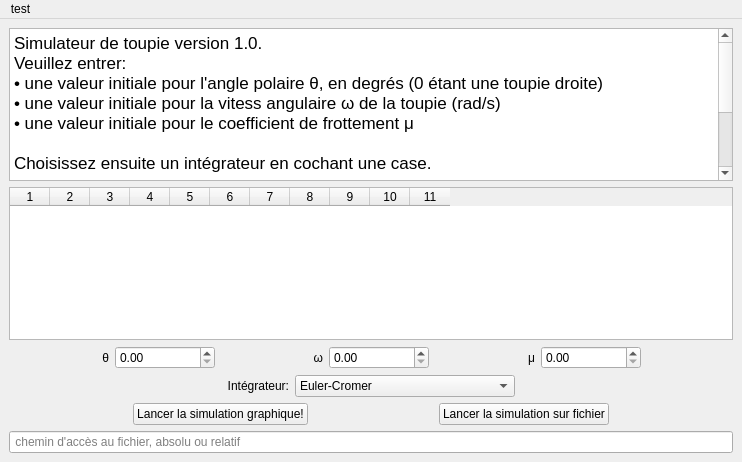
<?xml version="1.0" encoding="UTF-8"?>
<ui version="4.0">
 <class>MainWindow</class>
 <widget class="QMainWindow" name="MainWindow">
  <property name="geometry">
   <rect>
    <x>0</x>
    <y>0</y>
    <width>742</width>
    <height>462</height>
   </rect>
  </property>
  <property name="windowTitle">
   <string>Simulateur de Toupie</string>
  </property>
  <widget class="QWidget" name="centralwidget">
   <layout class="QVBoxLayout" name="verticalLayout">
    <item>
     <widget class="QTextBrowser" name="Description">
      <property name="html">
       <string>&lt;!DOCTYPE HTML PUBLIC &quot;-//W3C//DTD HTML 4.0//EN&quot; &quot;http://www.w3.org/TR/REC-html40/strict.dtd&quot;&gt;
&lt;html&gt;&lt;head&gt;&lt;meta name=&quot;qrichtext&quot; content=&quot;1&quot; /&gt;&lt;style type=&quot;text/css&quot;&gt;
p, li { white-space: pre-wrap; }
&lt;/style&gt;&lt;/head&gt;&lt;body style=&quot; font-family:'.AppleSystemUIFont'; font-size:13pt; font-weight:400; font-style:normal;&quot;&gt;
&lt;p style=&quot; margin-top:0px; margin-bottom:0px; margin-left:0px; margin-right:0px; -qt-block-indent:0; text-indent:0px;&quot;&gt;Simulateur de toupie version 1.0. &lt;/p&gt;
&lt;p style=&quot; margin-top:0px; margin-bottom:0px; margin-left:0px; margin-right:0px; -qt-block-indent:0; text-indent:0px;&quot;&gt;Veuillez entrer:&lt;/p&gt;
&lt;p style=&quot; margin-top:0px; margin-bottom:0px; margin-left:0px; margin-right:0px; -qt-block-indent:0; text-indent:0px;&quot;&gt;• une valeur initiale pour l'angle polaire θ, en degrés (0 étant une toupie droite)&lt;/p&gt;
&lt;p style=&quot; margin-top:0px; margin-bottom:0px; margin-left:0px; margin-right:0px; -qt-block-indent:0; text-indent:0px;&quot;&gt;• une valeur initiale pour la vitess angulaire ω de la toupie (rad/s)&lt;/p&gt;
&lt;p style=&quot; margin-top:0px; margin-bottom:0px; margin-left:0px; margin-right:0px; -qt-block-indent:0; text-indent:0px;&quot;&gt;• une valeur initiale pour le coefficient de frottement μ&lt;/p&gt;
&lt;p style=&quot;-qt-paragraph-type:empty; margin-top:0px; margin-bottom:0px; margin-left:0px; margin-right:0px; -qt-block-indent:0; text-indent:0px;&quot;&gt;&lt;br /&gt;&lt;/p&gt;
&lt;p style=&quot; margin-top:0px; margin-bottom:0px; margin-left:0px; margin-right:0px; -qt-block-indent:0; text-indent:0px;&quot;&gt;Choisissez ensuite un intégrateur en cochant une case.&lt;/p&gt;
&lt;p style=&quot;-qt-paragraph-type:empty; margin-top:0px; margin-bottom:0px; margin-left:0px; margin-right:0px; -qt-block-indent:0; text-indent:0px;&quot;&gt;&lt;br /&gt;&lt;/p&gt;
&lt;p style=&quot; margin-top:0px; margin-bottom:0px; margin-left:0px; margin-right:0px; -qt-block-indent:0; text-indent:0px;&quot;&gt;Ensuite, lancez une simulation avec ces coefficients en appuyant sur un des buttons ci-dessous:&lt;/p&gt;
&lt;p style=&quot; margin-top:0px; margin-bottom:0px; margin-left:0px; margin-right:0px; -qt-block-indent:0; text-indent:0px;&quot;&gt;• La simulation graphique ouvre une fenêtre externe avec une représentation en temps réel, 3D, de la toupie. &lt;/p&gt;
&lt;p style=&quot; margin-top:0px; margin-bottom:0px; margin-left:0px; margin-right:0px; -qt-block-indent:0; text-indent:0px;&quot;&gt;• La simulation sur fichier écrit les valeurs dans un fichier.&lt;/p&gt;&lt;/body&gt;&lt;/html&gt;</string>
      </property>
     </widget>
    </item>
    <item>
     <widget class="QTableWidget" name="tableWidget">
      <property name="columnCount">
       <number>11</number>
      </property>
      <attribute name="horizontalHeaderVisible">
       <bool>true</bool>
      </attribute>
      <attribute name="horizontalHeaderCascadingSectionResizes">
       <bool>true</bool>
      </attribute>
      <attribute name="horizontalHeaderMinimumSectionSize">
       <number>40</number>
      </attribute>
      <attribute name="horizontalHeaderDefaultSectionSize">
       <number>10</number>
      </attribute>
      <attribute name="horizontalHeaderShowSortIndicator" stdset="0">
       <bool>false</bool>
      </attribute>
      <attribute name="horizontalHeaderStretchLastSection">
       <bool>false</bool>
      </attribute>
      <attribute name="verticalHeaderStretchLastSection">
       <bool>false</bool>
      </attribute>
      <column/>
      <column/>
      <column/>
      <column/>
      <column/>
      <column/>
      <column/>
      <column/>
      <column/>
      <column/>
      <column/>
     </widget>
    </item>
    <item>
     <layout class="QHBoxLayout" name="horizontalLayout">
      <item>
       <spacer name="horizontalSpacer_3">
        <property name="orientation">
         <enum>Qt::Horizontal</enum>
        </property>
        <property name="sizeHint" stdset="0">
         <size>
          <width>40</width>
          <height>20</height>
         </size>
        </property>
       </spacer>
      </item>
      <item>
       <widget class="QLabel" name="label">
        <property name="text">
         <string>θ</string>
        </property>
        <property name="alignment">
         <set>Qt::AlignRight|Qt::AlignTrailing|Qt::AlignVCenter</set>
        </property>
       </widget>
      </item>
      <item>
       <widget class="QDoubleSpinBox" name="doubleSpinBox_t">
        <property name="minimumSize">
         <size>
          <width>100</width>
          <height>0</height>
         </size>
        </property>
       </widget>
      </item>
      <item>
       <spacer name="horizontalSpacer_4">
        <property name="orientation">
         <enum>Qt::Horizontal</enum>
        </property>
        <property name="sizeHint" stdset="0">
         <size>
          <width>40</width>
          <height>20</height>
         </size>
        </property>
       </spacer>
      </item>
      <item>
       <widget class="QLabel" name="label_2">
        <property name="text">
         <string>ω</string>
        </property>
        <property name="alignment">
         <set>Qt::AlignRight|Qt::AlignTrailing|Qt::AlignVCenter</set>
        </property>
       </widget>
      </item>
      <item>
       <widget class="QDoubleSpinBox" name="doubleSpinBox_o">
        <property name="minimumSize">
         <size>
          <width>100</width>
          <height>0</height>
         </size>
        </property>
        <property name="accelerated">
         <bool>true</bool>
        </property>
       </widget>
      </item>
      <item>
       <spacer name="horizontalSpacer_5">
        <property name="orientation">
         <enum>Qt::Horizontal</enum>
        </property>
        <property name="sizeHint" stdset="0">
         <size>
          <width>40</width>
          <height>20</height>
         </size>
        </property>
       </spacer>
      </item>
      <item>
       <widget class="QLabel" name="label_3">
        <property name="text">
         <string>μ</string>
        </property>
        <property name="alignment">
         <set>Qt::AlignRight|Qt::AlignTrailing|Qt::AlignVCenter</set>
        </property>
       </widget>
      </item>
      <item>
       <widget class="QDoubleSpinBox" name="doubleSpinBox_u">
        <property name="minimumSize">
         <size>
          <width>100</width>
          <height>0</height>
         </size>
        </property>
       </widget>
      </item>
      <item>
       <spacer name="horizontalSpacer_2">
        <property name="orientation">
         <enum>Qt::Horizontal</enum>
        </property>
        <property name="sizeHint" stdset="0">
         <size>
          <width>40</width>
          <height>20</height>
         </size>
        </property>
       </spacer>
      </item>
     </layout>
    </item>
    <item>
     <layout class="QHBoxLayout" name="horizontalLayout_2">
      <item>
       <spacer name="horizontalSpacer">
        <property name="orientation">
         <enum>Qt::Horizontal</enum>
        </property>
        <property name="sizeHint" stdset="0">
         <size>
          <width>40</width>
          <height>20</height>
         </size>
        </property>
       </spacer>
      </item>
      <item>
       <widget class="QLabel" name="label_4">
        <property name="text">
         <string>Intégrateur:</string>
        </property>
        <property name="alignment">
         <set>Qt::AlignRight|Qt::AlignTrailing|Qt::AlignVCenter</set>
        </property>
       </widget>
      </item>
      <item>
       <widget class="QComboBox" name="Integrator">
        <property name="minimumSize">
         <size>
          <width>220</width>
          <height>0</height>
         </size>
        </property>
        <item>
         <property name="text">
          <string>Euler-Cromer</string>
         </property>
        </item>
        <item>
         <property name="text">
          <string>Newmark</string>
         </property>
        </item>
        <item>
         <property name="text">
          <string>Runge-Kutta d'ordre 4</string>
         </property>
        </item>
       </widget>
      </item>
      <item>
       <spacer name="horizontalSpacer_6">
        <property name="orientation">
         <enum>Qt::Horizontal</enum>
        </property>
        <property name="sizeHint" stdset="0">
         <size>
          <width>40</width>
          <height>20</height>
         </size>
        </property>
       </spacer>
      </item>
     </layout>
    </item>
    <item>
     <layout class="QHBoxLayout" name="horizontalLayout_3">
      <property name="leftMargin">
       <number>0</number>
      </property>
      <property name="topMargin">
       <number>0</number>
      </property>
      <item>
       <spacer name="horizontalSpacer_7">
        <property name="orientation">
         <enum>Qt::Horizontal</enum>
        </property>
        <property name="sizeHint" stdset="0">
         <size>
          <width>40</width>
          <height>20</height>
         </size>
        </property>
       </spacer>
      </item>
      <item>
       <widget class="QPushButton" name="pushButtonG">
        <property name="text">
         <string>Lancer la simulation graphique!</string>
        </property>
       </widget>
      </item>
      <item>
       <spacer name="horizontalSpacer_8">
        <property name="orientation">
         <enum>Qt::Horizontal</enum>
        </property>
        <property name="sizeHint" stdset="0">
         <size>
          <width>40</width>
          <height>20</height>
         </size>
        </property>
       </spacer>
      </item>
      <item>
       <widget class="QPushButton" name="pushButtonT">
        <property name="text">
         <string>Lancer la simulation sur fichier</string>
        </property>
       </widget>
      </item>
      <item>
       <spacer name="horizontalSpacer_9">
        <property name="orientation">
         <enum>Qt::Horizontal</enum>
        </property>
        <property name="sizeHint" stdset="0">
         <size>
          <width>40</width>
          <height>20</height>
         </size>
        </property>
       </spacer>
      </item>
     </layout>
    </item>
    <item>
     <widget class="QLineEdit" name="pathToFile">
      <property name="minimumSize">
       <size>
        <width>350</width>
        <height>0</height>
       </size>
      </property>
      <property name="text">
       <string/>
      </property>
      <property name="placeholderText">
       <string> chemin d'accès au fichier, absolu ou relatif</string>
      </property>
     </widget>
    </item>
   </layout>
  </widget>
  <widget class="QMenuBar" name="menubar">
   <property name="geometry">
    <rect>
     <x>0</x>
     <y>0</y>
     <width>742</width>
     <height>22</height>
    </rect>
   </property>
   <widget class="QMenu" name="menutest">
    <property name="title">
     <string>test</string>
    </property>
   </widget>
   <addaction name="menutest"/>
  </widget>
 </widget>
 <resources/>
 <connections/>
</ui>
